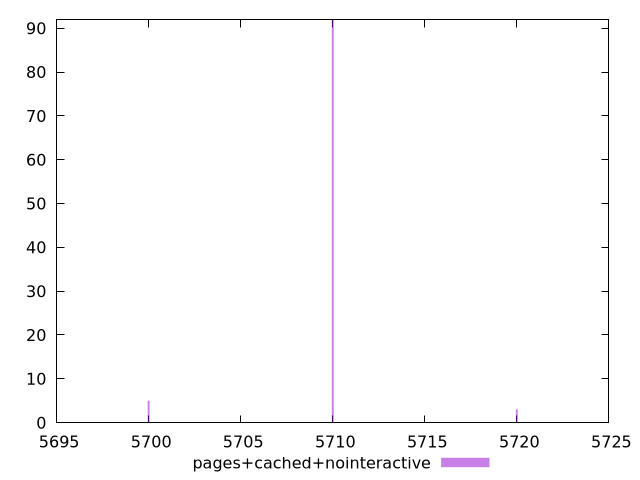

This chart was generated by the following gnuplot code:
$_pagesCachedNointeractive <<EOF
5710 92
5720 3
5700 5
EOF
set key outside below
set terminal pngcairo
set output "report_00004_2020-11-02T20-21-41.718Z/uses-text-compression/pages+cached+nointeractive//raw_hist.png"
set yrange [0:92]
set boxwidth 0.1
set style fill transparent solid 0.5 noborder
plot $_pagesCachedNointeractive title "pages+cached+nointeractive" with boxes ,
